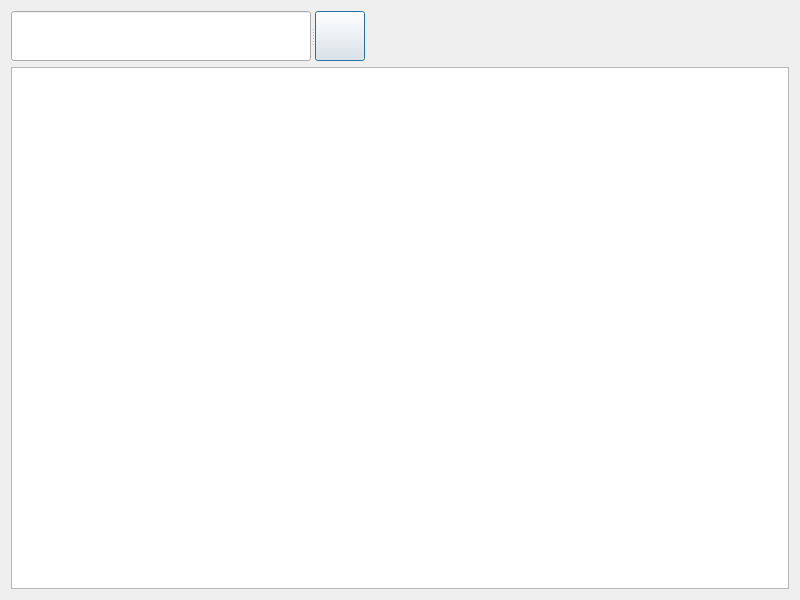
<?xml version="1.0" encoding="UTF-8"?>
<ui version="4.0">
 <class>DocumentDialog</class>
 <widget class="QDialog" name="DocumentDialog">
  <property name="geometry">
   <rect>
    <x>0</x>
    <y>0</y>
    <width>800</width>
    <height>600</height>
   </rect>
  </property>
  <property name="windowTitle">
   <string>Dialog</string>
  </property>
  <layout class="QGridLayout" name="gridLayout">
   <item row="0" column="0">
    <layout class="QVBoxLayout" name="verticalLayout">
     <item>
      <widget class="QSplitter" name="splitter">
       <property name="orientation">
        <enum>Qt::Horizontal</enum>
       </property>
       <widget class="QLineEdit" name="lineEditTarget">
        <property name="sizePolicy">
         <sizepolicy hsizetype="Expanding" vsizetype="Fixed">
          <horstretch>0</horstretch>
          <verstretch>0</verstretch>
         </sizepolicy>
        </property>
        <property name="minimumSize">
         <size>
          <width>0</width>
          <height>50</height>
         </size>
        </property>
        <property name="maximumSize">
         <size>
          <width>300</width>
          <height>16777215</height>
         </size>
        </property>
       </widget>
       <widget class="QPushButton" name="pushButtonQuery">
        <property name="sizePolicy">
         <sizepolicy hsizetype="Minimum" vsizetype="Maximum">
          <horstretch>0</horstretch>
          <verstretch>0</verstretch>
         </sizepolicy>
        </property>
        <property name="maximumSize">
         <size>
          <width>50</width>
          <height>50</height>
         </size>
        </property>
        <property name="text">
         <string/>
        </property>
       </widget>
      </widget>
     </item>
     <item>
      <widget class="QTextEdit" name="textEdit"/>
     </item>
    </layout>
   </item>
  </layout>
 </widget>
 <resources/>
 <connections/>
</ui>
